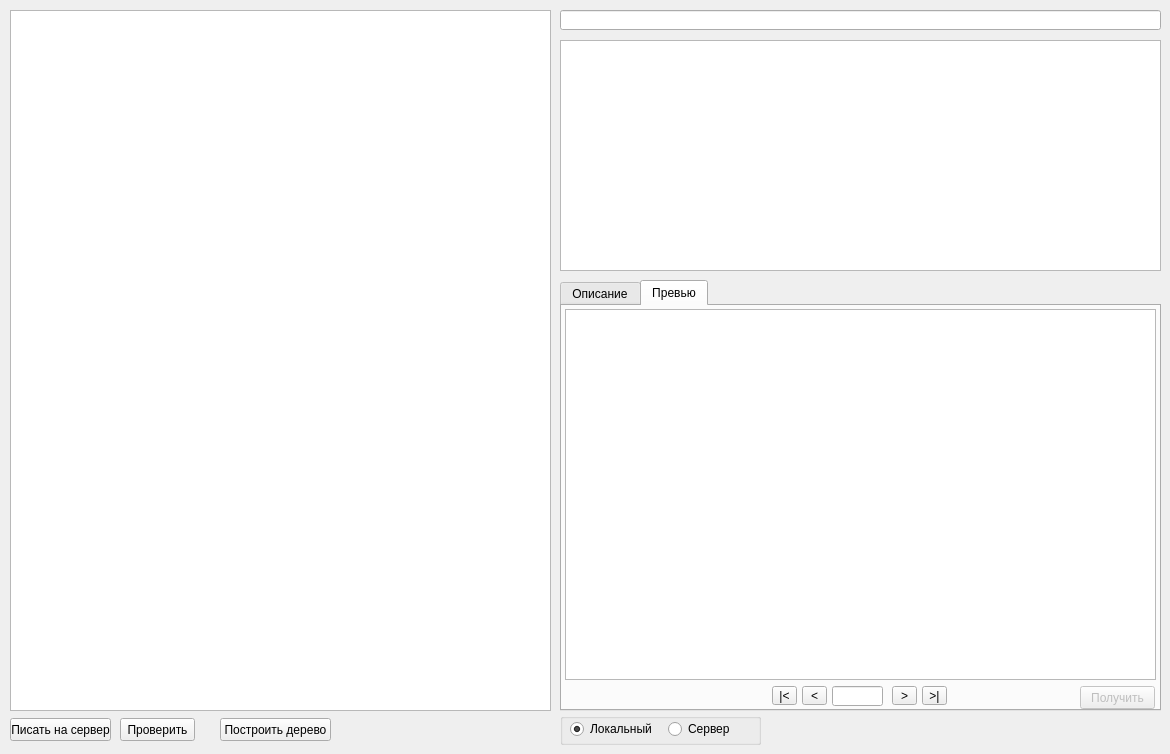
   <widget class="QWidget" name="tab_2">
    <attribute name="title">
     <string>Запись</string>
    </attribute>
    <widget class="QPushButton" name="pbWrite">
     <property name="geometry">
      <rect>
       <x>10</x>
       <y>718</y>
       <width>101</width>
       <height>23</height>
      </rect>
     </property>
     <property name="text">
      <string>Писать на сервер</string>
     </property>
    </widget>
    <widget class="QPushButton" name="pbBuildWrite">
     <property name="geometry">
      <rect>
       <x>220</x>
       <y>718</y>
       <width>111</width>
       <height>23</height>
      </rect>
     </property>
     <property name="text">
      <string>Построить дерево</string>
     </property>
    </widget>
    <widget class="QTreeView" name="tvWrite">
     <property name="geometry">
      <rect>
       <x>10</x>
       <y>10</y>
       <width>541</width>
       <height>701</height>
      </rect>
     </property>
    </widget>
    <widget class="QPushButton" name="pbRefresh_Write">
     <property name="geometry">
      <rect>
       <x>120</x>
       <y>718</y>
       <width>75</width>
       <height>23</height>
      </rect>
     </property>
     <property name="text">
      <string>Проверить</string>
     </property>
    </widget>
    <widget class="QTabWidget" name="tabWidget_3">
     <property name="geometry">
      <rect>
       <x>560</x>
       <y>280</y>
       <width>601</width>
       <height>431</height>
      </rect>
     </property>
     <property name="currentIndex">
      <number>1</number>
     </property>
     <widget class="QWidget" name="tab_7">
      <attribute name="title">
       <string>Описание</string>
      </attribute>
      <widget class="QPlainTextEdit" name="pteDesRead_2">
       <property name="geometry">
        <rect>
         <x>3</x>
         <y>3</y>
         <width>591</width>
         <height>399</height>
        </rect>
       </property>
      </widget>
     </widget>
     <widget class="QWidget" name="tab_8">
      <attribute name="title">
       <string>Превью</string>
      </attribute>
      <widget class="QGraphicsView" name="graphicsView_2">
       <property name="geometry">
        <rect>
         <x>3</x>
         <y>3</y>
         <width>591</width>
         <height>371</height>
        </rect>
       </property>
      </widget>
      <widget class="QLineEdit" name="leNumPreview_2">
       <property name="geometry">
        <rect>
         <x>270</x>
         <y>380</y>
         <width>51</width>
         <height>20</height>
        </rect>
       </property>
       <property name="alignment">
        <set>Qt::AlignCenter</set>
       </property>
       <property name="readOnly">
        <bool>true</bool>
       </property>
      </widget>
      <widget class="QToolButton" name="tbPriorPreview_2">
       <property name="geometry">
        <rect>
         <x>240</x>
         <y>380</y>
         <width>25</width>
         <height>19</height>
        </rect>
       </property>
       <property name="text">
        <string>&lt;</string>
       </property>
      </widget>
      <widget class="QToolButton" name="tbFirstPreview_2">
       <property name="geometry">
        <rect>
         <x>210</x>
         <y>380</y>
         <width>25</width>
         <height>19</height>
        </rect>
       </property>
       <property name="text">
        <string>|&lt;</string>
       </property>
      </widget>
      <widget class="QToolButton" name="tbLastPreview_2">
       <property name="geometry">
        <rect>
         <x>360</x>
         <y>380</y>
         <width>25</width>
         <height>19</height>
        </rect>
       </property>
       <property name="text">
        <string>&gt;|</string>
       </property>
      </widget>
      <widget class="QToolButton" name="tbNextPreview_2">
       <property name="geometry">
        <rect>
         <x>330</x>
         <y>380</y>
         <width>25</width>
         <height>19</height>
        </rect>
       </property>
       <property name="text">
        <string>&gt;</string>
       </property>
      </widget>
      <widget class="QPushButton" name="pbLoadPreviews_2">
       <property name="enabled">
        <bool>false</bool>
       </property>
       <property name="geometry">
        <rect>
         <x>518</x>
         <y>380</y>
         <width>75</width>
         <height>23</height>
        </rect>
       </property>
       <property name="text">
        <string>Получить</string>
       </property>
      </widget>
     </widget>
    </widget>
    <widget class="QLineEdit" name="leModelTitle_2">
     <property name="geometry">
      <rect>
       <x>560</x>
       <y>10</y>
       <width>601</width>
       <height>20</height>
      </rect>
     </property>
     <property name="font">
      <font>
       <weight>75</weight>
       <bold>true</bold>
      </font>
     </property>
     <property name="readOnly">
      <bool>true</bool>
     </property>
    </widget>
    <widget class="QTableView" name="tabvListFiles_2">
     <property name="geometry">
      <rect>
       <x>560</x>
       <y>40</y>
       <width>601</width>
       <height>231</height>
      </rect>
     </property>
     <attribute name="verticalHeaderVisible">
      <bool>false</bool>
     </attribute>
    </widget>
    <widget class="QGroupBox" name="groupBox_2">
     <property name="geometry">
      <rect>
       <x>560</x>
       <y>713</y>
       <width>201</width>
       <height>32</height>
      </rect>
     </property>
     <property name="title">
      <string/>
     </property>
     <widget class="QRadioButton" name="rbSourseLoc_2">
      <property name="geometry">
       <rect>
        <x>10</x>
        <y>7</y>
        <width>82</width>
        <height>18</height>
       </rect>
      </property>
      <property name="text">
       <string>Локальный</string>
      </property>
      <property name="checked">
       <bool>true</bool>
      </property>
     </widget>
     <widget class="QRadioButton" name="rbSourceServ_2">
      <property name="geometry">
       <rect>
        <x>108</x>
        <y>7</y>
        <width>82</width>
        <height>18</height>
       </rect>
      </property>
      <property name="text">
       <string>Сервер</string>
      </property>
     </widget>
    </widget>
   </widget>
